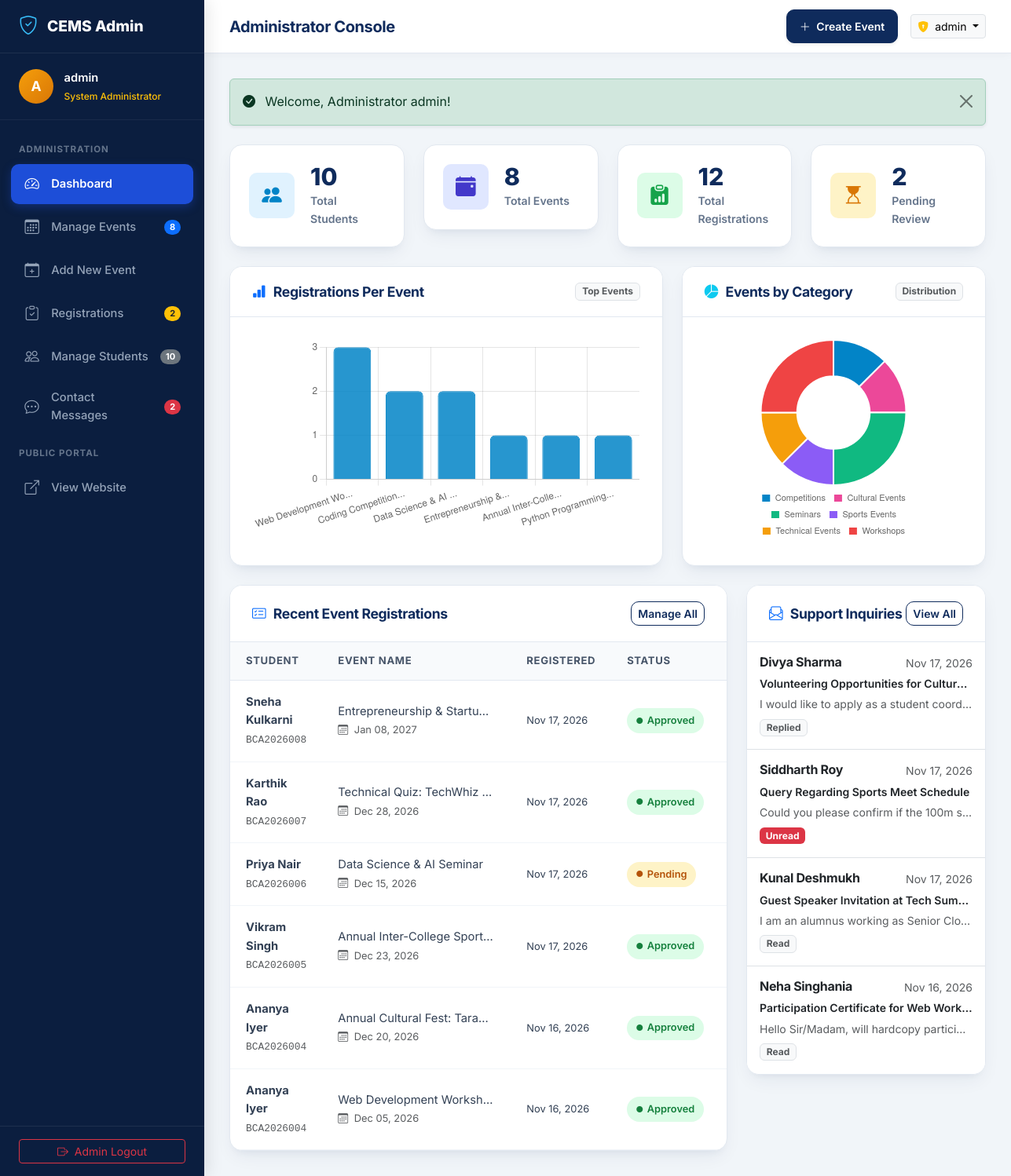
Page /admin/dashboard.php (signed in) on the committed database.
### tables this page shows
CREATE TABLE `registrations` (
  `registration_id` INT AUTO_INCREMENT PRIMARY KEY,
  `student_id` VARCHAR(50) NOT NULL,
  `event_id` INT NOT NULL,
  `registration_date` TIMESTAMP DEFAULT CURRENT_TIMESTAMP,
  `status` ENUM('Pending', 'Approved', 'Rejected') NOT NULL DEFAULT 'Approved',
  UNIQUE KEY `unique_student_event` (`student_id`, `event_id`),
  CONSTRAINT `fk_registrations_students` FOREIGN KEY (`student_id`) REFERENCES `students` (`student_id`) ON DELETE CASCADE ON UPDATE CASCADE,
  CONSTRAINT `fk_registrations_events` FOREIGN KEY (`event_id`) REFERENCES `events` (`event_id`) ON DELETE CASCADE ON UPDATE CASCADE
);

CREATE TABLE `students` (
  `student_id` VARCHAR(50) NOT NULL PRIMARY KEY,
  `name` VARCHAR(100) NOT NULL,
  `email` VARCHAR(100) NOT NULL UNIQUE,
  `phone` VARCHAR(20) NOT NULL,
  `department` VARCHAR(100) NOT NULL,
  `course` VARCHAR(50) NOT NULL,
  `year` VARCHAR(20) NOT NULL,
  `password` VARCHAR(255) NOT NULL,
  `created_at` TIMESTAMP DEFAULT CURRENT_TIMESTAMP
);

CREATE TABLE `events` (
  `event_id` INT AUTO_INCREMENT PRIMARY KEY,
  `event_name` VARCHAR(150) NOT NULL,
  `description` TEXT NOT NULL,
  `category` VARCHAR(50) NOT NULL,
  `event_date` DATE NOT NULL,
  `event_time` TIME NOT NULL,
  `venue` VARCHAR(150) NOT NULL,
  `total_seats` INT NOT NULL DEFAULT 60,
  `available_seats` INT NOT NULL DEFAULT 60,
  `event_image` VARCHAR(255) DEFAULT NULL,
  `created_at` TIMESTAMP DEFAULT CURRENT_TIMESTAMP
);

CREATE TABLE `contact_messages` (
  `message_id` INT AUTO_INCREMENT PRIMARY KEY,
  `name` VARCHAR(100) NOT NULL,
  `email` VARCHAR(100) NOT NULL,
  `subject` VARCHAR(150) NOT NULL,
  `message` TEXT NOT NULL,
  `status` ENUM('Unread', 'Read', 'Replied') NOT NULL DEFAULT 'Unread',
  `created_at` TIMESTAMP DEFAULT CURRENT_TIMESTAMP
);

### admin/dashboard.php (the view, shortened to what the rows shown need)
<?php
require_once __DIR__ . '/../includes/header.php';
$pdo = getDBConnection();
$chartEvents = [];
$chartRegCounts = [];
try {
    $stmt = $pdo->query("
        SELECT e.event_name, COUNT(r.registration_id) as reg_count
        FROM events e
        LEFT JOIN registrations r ON e.event_id = r.event_id
        GROUP BY e.event_id, e.event_name
        ORDER BY reg_count DESC
        LIMIT 6
    ");
    $chartRows = $stmt->fetchAll();
    foreach ($chartRows as $cr) {
        $chartEvents[] = (strlen($cr['event_name']) > 18) ? substr($cr['event_name'], 0, 18) . '...' : $cr['event_name'];
        $chartRegCounts[] = (int)$cr['reg_count'];
    }
} catch (Exception $e) {}
$categoryLabels = [];
$categoryCounts = [];
try {
    $stmt = $pdo->query("
        SELECT category, COUNT(*) as cat_count
        FROM events
        GROUP BY category
    ");
    $catRows = $stmt->fetchAll();
    foreach ($catRows as $crow) {
        $categoryLabels[] = $crow['category'];
        $categoryCounts[] = (int)$crow['cat_count'];
    }
} catch (Exception $e) {}
$recentRegistrations = [];
try {
    $stmt = $pdo->query("
        SELECT r.registration_id, r.registration_date, r.status,
               s.student_id, s.name as student_name, s.department, s.course,
               e.event_id, e.event_name, e.event_date
        FROM registrations r
        JOIN students s ON r.student_id = s.student_id
        JOIN events e ON r.event_id = e.event_id
        ORDER BY r.registration_date DESC
        LIMIT 6
    ");
    $recentRegistrations = $stmt->fetchAll();
} catch (Exception $e) {}
$recentMessages = [];
try {
    $stmt = $pdo->query("
        SELECT * FROM contact_messages ORDER BY created_at DESC LIMIT 4
    ");
    $recentMessages = $stmt->fetchAll();
} catch (Exception $e) {}
?>
<div class="dashboard-wrapper">
    <div class="dashboard-main">
        <header class="dashboard-topbar">
            <div class="d-flex align-items-center gap-3">
                <h1 class="topbar-title">Administrator Console</h1>
            </div>
        </header>
        <main class="dashboard-content">
            <div class="row g-4">
                <div class="col-lg-8">
                    <div class="content-card mb-0">
                        <div class="content-card-body p-0">
                            <?php if (!empty($recentRegistrations)): ?>
                                <div class="table-responsive">
                                    <table class="table-custom">
                                        <thead>
                                            <tr>
                                                <th>Student</th>
                                                <th>Event Name</th>
                                                <th>Registered</th>
                                                <th>Status</th>
                                                <th>Action</th>
                                            </tr>
                                        </thead>
                                        <tbody>
                                            <?php foreach ($recentRegistrations as $reg): ?>
                                                <tr>
                                                    <td>
                                                        <strong><?= e($reg['student_name']); ?></strong><br>
                                                        <small class="text-muted font-monospace"><?= e($reg['student_id']); ?></small>
                                                    </td>
                                                    <td>
                                                        <div class="text-truncate" style="max-width: 200px;">
                                                            <?= e($reg['event_name']); ?>
                                                        </div>
                                                        <small class="text-muted"><i class="bi bi-calendar3 me-1"></i> <?= formatDate($reg['event_date']); ?></small>
                                                    </td>
                                                    <td>
                                                        <small><?= formatDate($reg['registration_date']); ?></small>
                                                    </td>
                                                    <td>
                                                        <span class="status-pill <?= strtolower($reg['status']); ?>">
                                                            <i class="bi bi-circle-fill" style="font-size:0.5rem;"></i>
                                                            <?= e($reg['status']); ?>
                                                        </span>
                                                    </td>
                                                    <td>
                                                    </td>
                                                </tr>
                                            <?php endforeach; ?>
                                        </tbody>
                                    </table>
                                </div>
                            <?php else: ?>
                                <div class="text-center py-4 text-muted">No student registrations recorded yet.</div>
                            <?php endif; ?>
                        </div>
                    </div>
                </div>
                <div class="col-lg-4">
                    <div class="content-card mb-0">
                        <div class="content-card-body p-0">
                            <?php if (!empty($recentMessages)): ?>
                                <div class="list-group list-group-flush">
                                    <?php foreach ($recentMessages as $msg): ?>
                                        <a href="contact_messages.php#msg-<?= $msg['message_id']; ?>" class="list-group-item list-group-item-action p-3">
                                            <div class="d-flex w-100 justify-content-between mb-1">
                                                <h6 class="mb-0 fw-bold text-dark text-truncate" style="max-width: 170px;"><?= e($msg['name']); ?></h6>
                                                <small class="text-muted"><?= formatDate($msg['created_at']); ?></small>
                                            </div>
                                            <p class="mb-1 small text-dark fw-semibold text-truncate"><?= e($msg['subject']); ?></p>
                                            <p class="mb-1 small text-muted text-truncate"><?= e($msg['message']); ?></p>
                                            <span class="badge <?= $msg['status'] === 'Unread' ? 'bg-danger' : 'bg-light text-muted border'; ?> small">
                                                <?= e($msg['status']); ?>
                                            </span>
                                        </a>
                                    <?php endforeach; ?>
                                </div>
                            <?php else: ?>
                                <div class="text-center py-4 text-muted">No contact messages received.</div>
                            <?php endif; ?>
                        </div>
                    </div>
                </div>
            </div>
        </main>
    </div>
</div>
<script>
document.addEventListener('DOMContentLoaded', function() {
    // 1. Registrations per Event Bar Chart
    const ctxBar = document.getElementById('registrationsChart');
    if (ctxBar) {
        new Chart(ctxBar, {
            type: 'bar',
            data: {
                labels: <?= json_encode($chartEvents); ?>,
                datasets: [{
                    label: 'Registrations',
                    data: <?= json_encode($chartRegCounts); ?>,
                    backgroundColor: 'rgba(2, 132, 199, 0.85)',
                    borderColor: '#0284c7',
                    borderWidth: 1,
                    borderRadius: 6
                }]
            },
            options: {
                responsive: true,
                maintainAspectRatio: false,
                scales: {
                    y: {
                        beginAtZero: true,
                        ticks: { stepSize: 1 }
                    }
                },
                plugins: {
                    legend: { display: false }
                }
            }
        });
    }
    // 2. Events by Category Doughnut Chart
    const ctxPie = document.getElementById('categoriesChart');
    if (ctxPie) {
        new Chart(ctxPie, {
            type: 'doughnut',
            data: {
                labels: <?= json_encode($categoryLabels); ?>,
                datasets: [{
                    data: <?= json_encode($categoryCounts); ?>,
                    backgroundColor: [
                        '#0284c7', '#ec4899', '#10b981', '#8b5cf6', '#f59e0b', '#ef4444'
                    ]
                }]
            },
            options: {
                responsive: true,
                maintainAspectRatio: false,
                plugins: {
                    legend: {
                        position: 'bottom',
                        labels: { boxWidth: 12, font: { size: 11 } }
                    }
                }
            }
        });
    }
});
</script>
</body>
</html>

### rows in the picture
registrations: student.name "Sneha Kulkarni", student.student_id "BCA2026008", event.event_name "Entrepreneurship & Startu…", event.event_date "Jan 08, 2027", registration_date "Nov 17, 2026", status "Approved"
registrations: student.name "Karthik Rao", student.student_id "BCA2026007", event.event_name "Technical Quiz: TechWhiz…", event.event_date "Dec 28, 2026", registration_date "Nov 17, 2026", status "Approved"
registrations: student.name "Priya Nair", student.student_id "BCA2026006", event.event_name "Data Science & AI Seminar", event.event_date "Dec 15, 2026", registration_date "Nov 17, 2026", status "Pending"
registrations: student.name "Vikram Singh", student.student_id "BCA2026005", event.event_name "Annual Inter-College Sport…", event.event_date "Dec 23, 2026", registration_date "Nov 17, 2026", status "Approved"
registrations: student.name "Ananya Iyer", student.student_id "BCA2026004", event.event_name "Annual Cultural Fest: Tara…", event.event_date "Dec 20, 2026", registration_date "Nov 16, 2026", status "Approved"
registrations: student.name "Ananya Iyer", student.student_id "BCA2026004", event.event_name "Web Development Worksh…", event.event_date "Dec 05, 2026", registration_date "Nov 16, 2026", status "Approved"
contact_messages: name "Divya Sharma", created_at "Nov 17, 2026", subject "Volunteering Opportunities for Cultur…", message "I would like to apply as a student coord…", status "Replied"
contact_messages: name "Siddharth Roy", created_at "Nov 17, 2026", subject "Query Regarding Sports Meet Schedule", message "Could you please confirm if the 100m s…", status "Unread"
contact_messages: name "Kunal Deshmukh", created_at "Nov 17, 2026", subject "Guest Speaker Invitation at Tech Sum…", message "I am an alumnus working as Senior Clo…", status "Read"
contact_messages: name "Neha Singhania", created_at "Nov 16, 2026", subject "Participation Certificate for Web Work…", message "Hello Sir/Madam, will hardcopy partici…", status "Read"

### other values in the picture
substr($admin['username'] ?? 'A', 0, 1) "A"
$admin['username'] "admin"
$totalEvents "8"
$pendingRegistrations "2"
$totalStudents "10"
$unreadMessages "2"
$flash['message'] "Welcome, Administrator admin!"
$totalRegistrations "12"
chart data {{ json_encode($chartRegCounts) }} [3,2,2,1,1,1]
chart data {{ json_encode($categoryLabels) }} ["Competitions","Cultural Events","Seminars","Sports Events","Technical Events","Workshops"]
chart data {{ json_encode($categoryCounts) }} [1,1,2,1,1,2]
